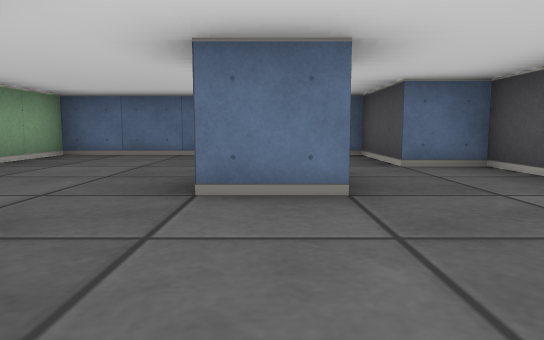
View 1 (above)

12 first-person views from a walk through a cub3D ray-caster map. The camera is about half as high as the walls, tilts 6° down and sees 70° across. The floor is counted in squares. Each view is taken from the middle of a square. On the plan, view 1 faces up. The plan holds only what a view shows up to about 9 squares ahead; the rest is blank.

View 2
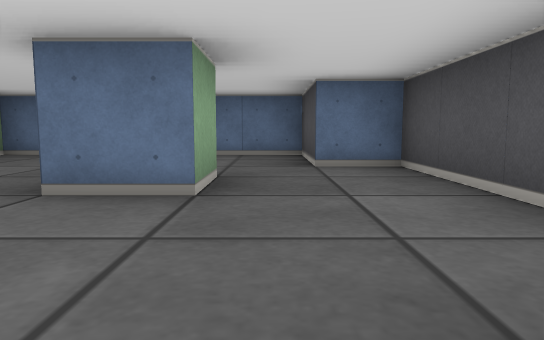

View 3
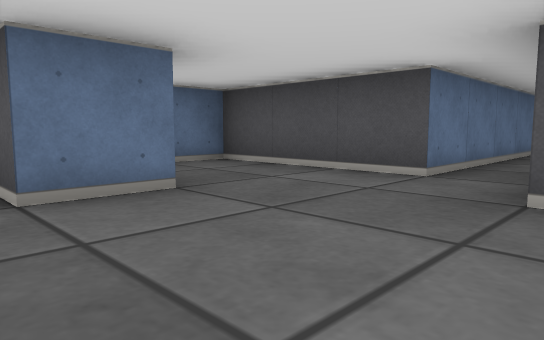

View 4
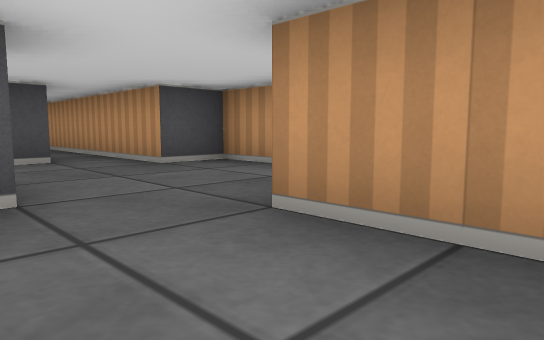

View 5
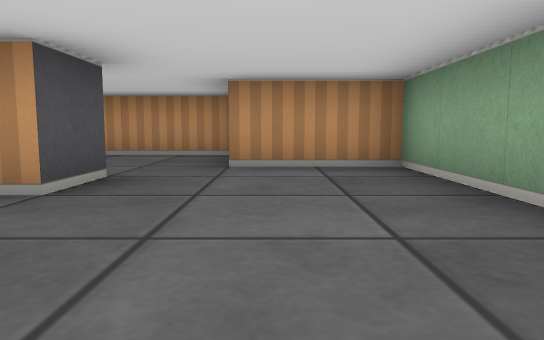

View 6
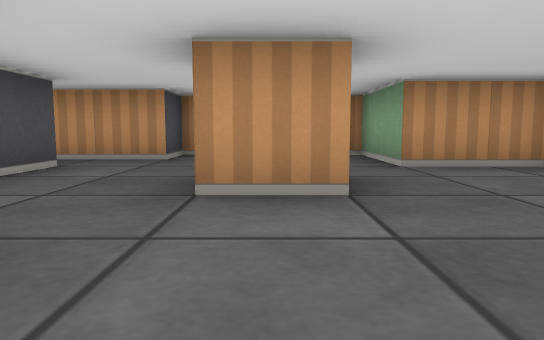

View 7
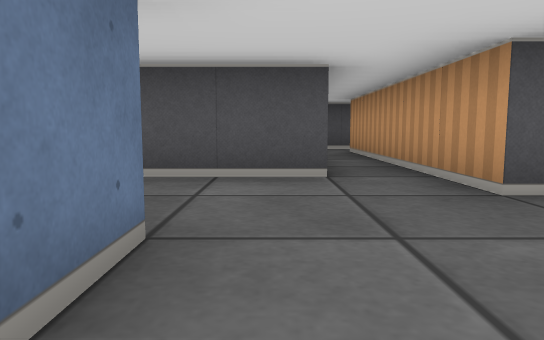

View 8
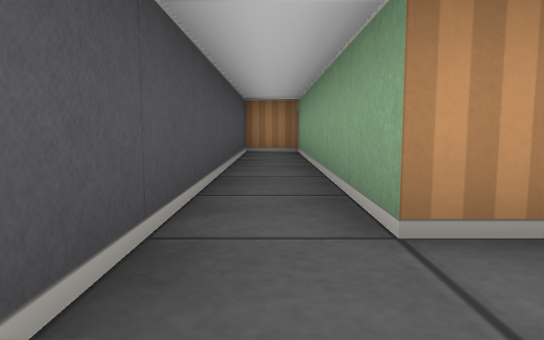

View 9
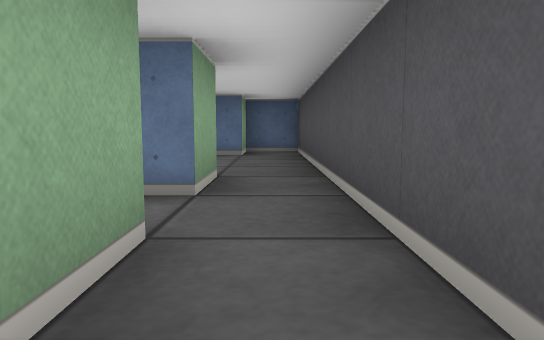

View 10
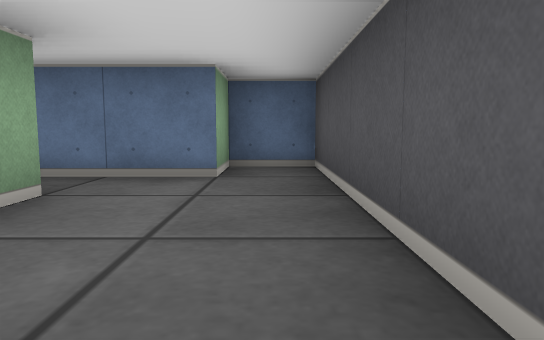

View 11
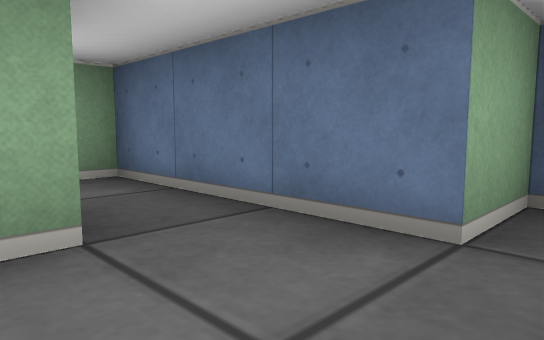

View 12
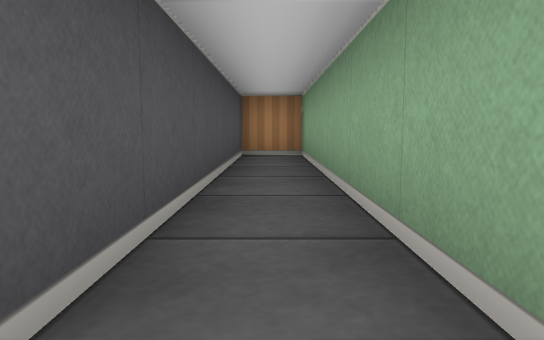

### Floor plan
Points are (right, up) in squares from view 1. A wall is a line through its corners. A room is listed if a view was taken in it or the views show most of it. See-through windows are left out.
Room 1 (views 1, 2, 3, 4, 5, 6, 7)
walls: (0.5, 2.5) (-0.5, 2.5) (-0.5, 3.5) (0.5, 3.5) (0.5, 2.5); (6.5, 1.5) (2.5, 1.5) (2.5, 4.5) (1.5, 4.5) (1.5, 6.5) (-3.5, 6.5) (-3.5, 1.5) (-1.5, 1.5) (-1.5, -0.5) (1.5, -0.5) (1.5, 0.5) (6.5, 0.5)
ways out: opening at (6, 1) to room 3
Room 2 (views 8, 10, 11)
walls: (5.5, 4.6) (5.5, 4); (6.5, 2.5) (6.5, 1.5); (7.5, 1.5) (7.5, 6.5) (6.5, 6.5) (6.5, 5.5) (3.5, 5.5) (3.5, 5.1)
ways out: opening at (7, 2) to room 3
Room 3 (views 9, 12)
walls: (6.5, 0.5) (6.5, -5.5) (7.5, -5.5) (7.5, 1.5)
ways out: opening at (6, 1) to room 1; opening at (7, 2) to room 2

Positions as (right, up) in squares from view 1, and headings:
1: (0, 0), facing up
2: (1, 0), facing up
3: (-1, 0), facing up-right
4: (-3, 3), facing down-right
5: (-2, 6), facing down
6: (0, 6), facing down
7: (-1, 2), facing right
8: (7, 2), facing down
9: (7, -1), facing up
10: (7, 2), facing up
11: (7, 4), facing up-left
12: (7, 1), facing down
